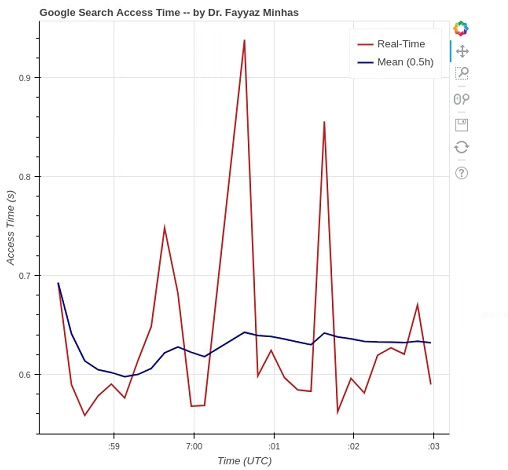

The Python source for this figure:
"""
Is My Net Working? By Dr. Fayyaz Minhas, DCIS, PIEAS
Measure time for a google search (random)
Plot the time and its average in real-time
Save it to file

Run from terminal: bokeh serve imnw.py --show
"""

from bokeh.plotting import figure, curdoc
from bokeh.driving import linear
import urllib2
from timeit import default_timer as timer
from time import gmtime, strftime
import numpy as np
import datetime
from datetime import datetime as dt
from bokeh.models import DatetimeTickFormatter
from math import pi

wait = 10 #wait between samples
max_samples = np.inf #Number of samples to show in plot
avg_samples = 180 # Number of samples to use in averaging



def randS():
    t = dt.now()
    s = 'Pakistan '+str(t)
    query = urllib2.quote(s)
    url = "http://www.google.com/search?q=%s" % query
    opener = urllib2.build_opener()
    opener.addheaders = [('User-agent', 'Mozilla/5.0')]
    try:       
        start = timer()# ...
        html = opener.open(url,timeout = wait/2).read()
        end = timer()
#        with open("temp.html",'w') as f:
#            f.write(html)
        return t,end-start
    except urllib2.URLError:
        return t,wait

p = figure(title = "Google Search Access Time -- by Dr. Fayyaz Minhas",
       x_axis_label = "Time (UTC)",
       y_axis_label = "Access Time (s)",x_axis_type='datetime')#(plot_width=400, plot_height=400)

r1 = p.line([], [], color="firebrick", line_width=2,legend="Real-Time")
r2 = p.line([], [], color="navy", line_width=2,legend="Mean (0.5h)")

ds1 = r1.data_source
ds2 = r2.data_source


@linear()
def update(step):
    tx,sx = randS()
    with open("timing.txt",'a+') as f:
        f.write(str(tx)+"\t"+str(sx)+"\n")
    ds1.data['x'].append(tx)#(wait*step)
    ds1.data['y'].append(sx)
    if len(ds1.data['x'])>max_samples:
        ds1.data['x']=ds1.data['x'][-max_samples:]
        ds1.data['y']=ds1.data['y'][-max_samples:]
    ds1.trigger('data', ds1.data, ds1.data)
    ds2.data['x'].append(tx)
    ds2.data['y'].append(np.mean(ds1.data['y'][-avg_samples:]))
    if len(ds2.data['x'])>max_samples:
        ds2.data['x']=ds2.data['x'][-max_samples:]
        ds2.data['y']=ds2.data['y'][-max_samples:]
    ds2.trigger('data', ds2.data, ds2.data)

curdoc().add_root(p)

# Add a periodic callback to be run every 500 milliseconds
curdoc().add_periodic_callback(update, wait*1e3)
